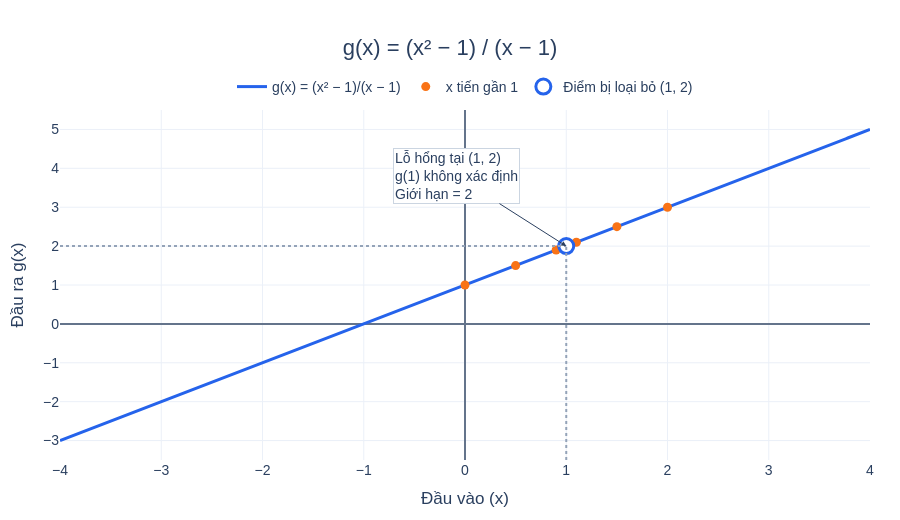

Notebook cell for this chart:
### Markdown cell above
# Thêm chú thích cho biểu đồ giới hạn

### Code cell
limit_caption = r"""
Xét hàm số \(g(x)=\dfrac{x^2-1}{x-1}\). Hàm số này
<strong>không xác định tại \(x=1\)</strong> vì mẫu số bằng 0
(\(g(1)=\dfrac{0}{0}\)).

<br><br>

Với mọi \(x\neq 1\), ta có thể rút gọn:

\[
g(x)=\frac{(x-1)(x+1)}{x-1}=x+1
\]

Vì vậy, đồ thị của \(g(x)\) là
<strong>đường thẳng \(y=x+1\) bị loại bỏ một điểm duy nhất</strong>
tại \((1,2)\), được biểu thị bằng một
<strong>vòng tròn rỗng</strong>.

<br><br>

<strong>Giới hạn (limit)</strong> khi \(x\) tiến đến 1 là giá trị
\(y\) mà hàm số tiến gần đến, tức là 2:

\[
\lim_{x\to 1}\frac{x^2-1}{x-1}=2
\]

Các điểm màu cam cho thấy: khi \(x\) tiến gần 1 từ bên trái
(0,9; 0,99) hoặc từ bên phải (1,1; 1,01), giá trị \(g(x)\)
đều tiến gần 2.

<br>

<strong>Ý tưởng chính:</strong>

Giới hạn chỉ quan tâm hàm số <em>tiến gần</em> đến giá trị nào,
không yêu cầu hàm số phải xác định tại điểm đó.
Ở đây \(g(1)\) không tồn tại, nhưng giới hạn vẫn bằng 2.
"""


add_caption(
    fig=fig_limit,

    caption=limit_caption,

    title="Tìm hiểu giới hạn và điểm bị loại bỏ",

    html_name="limit_function.html"
)

### Figure 1 — Plotly figure (JSON) as saved in the notebook; plotly's stock layout.template omitted (floating-point values rounded to 4 significant figures; data arrays with more than 128 entries replaced by an {"elided": "..."} marker saying what was removed)
{"data": [{"connectgaps": false, "hovertemplate": "x = %{x:.2f}<br>g(x) = %{y:.2f}<extra></extra>", "line": {"color": "#2563eb", "width": 3}, "mode": "lines", "name": "g(x) = (x² − 1)/(x − 1)", "type": "scatter", "x": {"elided": "401 float values"}, "y": {"elided": "401 float values"}}, {"hovertemplate": "x = %{x}<br>g(x) = %{y:.3f}<extra></extra>", "marker": {"color": "#f97316", "size": 9}, "mode": "markers", "name": "x tiến gần 1", "type": "scatter", "x": [0.0, 0.5, 0.9, 0.99, 2.0, 1.5, 1.1, 1.01], "y": [1.0, 1.5, 1.9, 1.99, 3.0, 2.5, 2.1, 2.01]}, {"hovertemplate": "Điểm bị loại bỏ<br>g(1) không xác định<br>Giới hạn = 2<extra></extra>", "marker": {"color": "white", "line": {"color": "#2563eb", "width": 3}, "size": 15, "symbol": "circle"}, "mode": "markers", "name": "Điểm bị loại bỏ (1, 2)", "type": "scatter", "x": [1], "y": [2]}], "layout": {"annotations": [{"align": "left", "arrowhead": 2, "ax": -110, "ay": -70, "bgcolor": "white", "bordercolor": "#cbd5e1", "borderwidth": 1, "showarrow": true, "text": "Lỗ hổng tại (1, 2)<br>g(1) không xác định<br>Giới hạn = 2", "x": 1, "y": 2}], "autosize": true, "font": {"family": "Arial, sans-serif", "size": 14}, "height": 520, "hovermode": "closest", "legend": {"orientation": "h", "x": 0.5, "xanchor": "center", "y": 1.02, "yanchor": "bottom"}, "margin": {"b": 60, "l": 60, "r": 30, "t": 110}, "shapes": [{"line": {"color": "#94a3b8", "dash": "dot", "width": 2}, "type": "line", "x0": -4, "x1": 1, "y0": 2, "y1": 2}, {"line": {"color": "#94a3b8", "dash": "dot", "width": 2}, "type": "line", "x0": 1, "x1": 1, "y0": -3.5, "y1": 2}], "title": {"font": {"size": 22}, "text": "g(x) = (x² − 1) / (x − 1)", "x": 0.5, "xanchor": "center"}, "xaxis": {"dtick": 1, "range": [-4, 4], "showgrid": true, "title": {"text": "Đầu vào (x)"}, "zeroline": true, "zerolinecolor": "#64748b", "zerolinewidth": 2}, "yaxis": {"dtick": 1, "range": [-3.5, 5.5], "showgrid": true, "tick0": 0, "title": {"text": "Đầu ra g(x)"}, "zeroline": true, "zerolinecolor": "#64748b", "zerolinewidth": 2}}}
